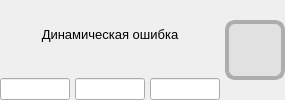
                  <widget class="QWidget" name="widget_crossingLimits_dynamicError" native="true">
                   <property name="sizePolicy">
                    <sizepolicy hsizetype="Maximum" vsizetype="Maximum">
                     <horstretch>0</horstretch>
                     <verstretch>0</verstretch>
                    </sizepolicy>
                   </property>
                   <layout class="QHBoxLayout" name="horizontalLayout_35">
                    <property name="spacing">
                     <number>5</number>
                    </property>
                    <property name="leftMargin">
                     <number>0</number>
                    </property>
                    <property name="topMargin">
                     <number>0</number>
                    </property>
                    <property name="rightMargin">
                     <number>0</number>
                    </property>
                    <property name="bottomMargin">
                     <number>0</number>
                    </property>
                    <item>
                     <widget class="QWidget" name="widget_crossingLimits_dynamicError_control" native="true">
                      <property name="sizePolicy">
                       <sizepolicy hsizetype="Maximum" vsizetype="Preferred">
                        <horstretch>0</horstretch>
                        <verstretch>0</verstretch>
                       </sizepolicy>
                      </property>
                      <layout class="QVBoxLayout" name="verticalLayout_49">
                       <property name="spacing">
                        <number>10</number>
                       </property>
                       <property name="leftMargin">
                        <number>0</number>
                       </property>
                       <property name="topMargin">
                        <number>0</number>
                       </property>
                       <property name="rightMargin">
                        <number>0</number>
                       </property>
                       <property name="bottomMargin">
                        <number>0</number>
                       </property>
                       <item>
                        <widget class="QLabel" name="label_crossingLimits_dynamicError">
                         <property name="sizePolicy">
                          <sizepolicy hsizetype="Preferred" vsizetype="Preferred">
                           <horstretch>0</horstretch>
                           <verstretch>0</verstretch>
                          </sizepolicy>
                         </property>
                         <property name="font">
                          <font>
                           <family>Segoe UI</family>
                           <pointsize>10</pointsize>
                          </font>
                         </property>
                         <property name="text">
                          <string>Динамическая ошибка</string>
                         </property>
                         <property name="alignment">
                          <set>Qt::AlignmentFlag::AlignCenter</set>
                         </property>
                        </widget>
                       </item>
                       <item>
                        <layout class="QHBoxLayout" name="horizontalLayout_crossingLimits_dynamicError_limits">
                         <property name="spacing">
                          <number>5</number>
                         </property>
                         <item>
                          <widget class="QLineEdit" name="lineEdit_crossingLimits_dynamicError_lowerLimit">
                           <property name="enabled">
                            <bool>true</bool>
                           </property>
                           <property name="sizePolicy">
                            <sizepolicy hsizetype="Maximum" vsizetype="Maximum">
                             <horstretch>0</horstretch>
                             <verstretch>0</verstretch>
                            </sizepolicy>
                           </property>
                           <property name="minimumSize">
                            <size>
                             <width>70</width>
                             <height>0</height>
                            </size>
                           </property>
                           <property name="maximumSize">
                            <size>
                             <width>70</width>
                             <height>16777215</height>
                            </size>
                           </property>
                           <property name="font">
                            <font>
                             <family>Segoe UI</family>
                             <pointsize>8</pointsize>
                            </font>
                           </property>
                           <property name="styleSheet">
                            <string notr="true">padding: 2px 2px;</string>
                           </property>
                           <property name="text">
                            <string/>
                           </property>
                           <property name="alignment">
                            <set>Qt::AlignmentFlag::AlignCenter</set>
                           </property>
                           <property name="readOnly">
                            <bool>true</bool>
                           </property>
                          </widget>
                         </item>
                         <item>
                          <widget class="QLineEdit" name="lineEdit_crossingLimits_dynamicError_value">
                           <property name="enabled">
                            <bool>true</bool>
                           </property>
                           <property name="minimumSize">
                            <size>
                             <width>70</width>
                             <height>0</height>
                            </size>
                           </property>
                           <property name="maximumSize">
                            <size>
                             <width>70</width>
                             <height>16777215</height>
                            </size>
                           </property>
                           <property name="font">
                            <font>
                             <family>Segoe UI</family>
                             <pointsize>8</pointsize>
                            </font>
                           </property>
                           <property name="styleSheet">
                            <string notr="true">padding: 2px 2px;</string>
                           </property>
                           <property name="text">
                            <string/>
                           </property>
                           <property name="alignment">
                            <set>Qt::AlignmentFlag::AlignCenter</set>
                           </property>
                           <property name="readOnly">
                            <bool>true</bool>
                           </property>
                          </widget>
                         </item>
                         <item>
                          <widget class="QLineEdit" name="lineEdit_crossingLimits_dynamicError_upperLimit">
                           <property name="enabled">
                            <bool>true</bool>
                           </property>
                           <property name="minimumSize">
                            <size>
                             <width>70</width>
                             <height>0</height>
                            </size>
                           </property>
                           <property name="maximumSize">
                            <size>
                             <width>70</width>
                             <height>16777215</height>
                            </size>
                           </property>
                           <property name="font">
                            <font>
                             <family>Segoe UI</family>
                             <pointsize>8</pointsize>
                            </font>
                           </property>
                           <property name="styleSheet">
                            <string notr="true">padding: 2px 2px;</string>
                           </property>
                           <property name="text">
                            <string/>
                           </property>
                           <property name="alignment">
                            <set>Qt::AlignmentFlag::AlignCenter</set>
                           </property>
                           <property name="readOnly">
                            <bool>true</bool>
                           </property>
                          </widget>
                         </item>
                        </layout>
                       </item>
                      </layout>
                     </widget>
                    </item>
                    <item>
                     <widget class="QWidget" name="widget_crossingLimits_dynamicError_limitStatusIndicator" native="true">
                      <property name="minimumSize">
                       <size>
                        <width>60</width>
                        <height>60</height>
                       </size>
                      </property>
                      <property name="maximumSize">
                       <size>
                        <width>60</width>
                        <height>60</height>
                       </size>
                      </property>
                      <property name="styleSheet">
                       <string notr="true">background: #E1E1E1;

Border: 4px solid #ADADAD ;
Border-radius: 10px;

</string>
                      </property>
                     </widget>
                    </item>
                   </layout>
                  </widget>
